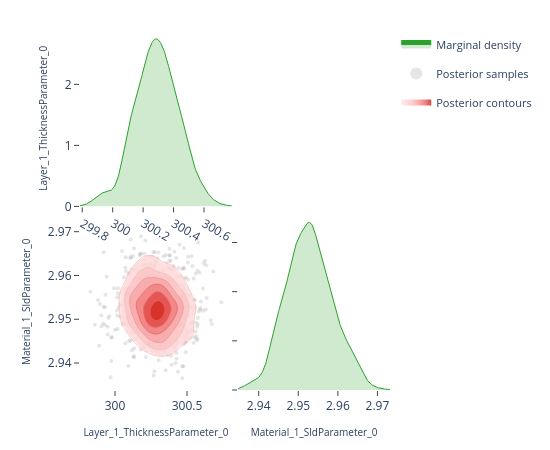

Notebook code for this chart:
### Code cell
# ---- Pairwise focus: thickness vs SLD ---------------------------------------
# A 2-parameter corner plot zooms in on the joint posterior for a specific
# pair.  This is the same view the EasyReflectometryApp's "2D Heatmap"
# sub-tab uses to inspect parameter degeneracies.


params_of_interest = ['Layer_1_ThicknessParameter_0', 'Material_1_SldParameter_0']
idx = [posterior.param_names.index(p) for p in params_of_interest]
subset_draws = np.asarray(posterior.draws)[:, idx]

fig = plot_corner(subset_draws, params_of_interest)
fig.show()

### Figure 1 — Plotly figure (JSON) as saved in the notebook; plotly's stock layout.template omitted (floating-point values rounded to 4 significant figures; data arrays with more than 128 entries replaced by an {"elided": "..."} marker saying what was removed)
{"data": [{"fill": "tozeroy", "fillcolor": "rgba(44, 160, 44, 0.22)", "hoverinfo": "skip", "legendgroup": "marginal", "line": {"color": "rgb(44, 160, 44)", "width": 1}, "mode": "lines", "name": "Marginal density", "showlegend": true, "type": "scatter", "x": {"elided": "256 float values"}, "xaxis": "x", "y": {"elided": "256 float values"}, "yaxis": "y"}, {"hoverinfo": "skip", "legendgroup": "scatter", "marker": {"color": "rgba(140, 140, 140, 0.22)", "size": 4}, "mode": "markers", "name": "Posterior samples", "showlegend": true, "type": "scatter", "x": {"elided": "800 float values"}, "xaxis": "x3", "y": {"elided": "800 float values"}, "yaxis": "y3", "zorder": 0}, {"colorscale": [[0.0, "rgba(255, 224, 224, 0.62)"], [0.35, "rgba(250, 188, 188, 0.70)"], [0.6, "rgba(245, 148, 148, 0.78)"], [0.82, "rgba(237, 104, 104, 0.84)"], [1.0, "rgba(215, 48, 39, 0.90)"]], "connectgaps": false, "contours": {"coloring": "fill", "end": 166.4, "showlabels": false, "showlines": false, "size": 26.28, "start": 35.04}, "hoverinfo": "skip", "legendgroup": "contour", "name": "Posterior contours", "showlegend": true, "showscale": false, "type": "contour", "x": [299.8, 299.8, 299.8, 299.8, 299.8, 299.8, 299.9, 299.9, 299.9, 299.9, 299.9, 299.9, 299.9, 299.9, 300.0, 300.0, 300.0, 300.0, 300.0, 300.0, 300.0, 300.1, 300.1, 300.1, 300.1, 300.1, 300.1, 300.1, 300.1, 300.2, 300.2, 300.2, 300.2, 300.2, 300.2, 300.2, 300.2, 300.3, 300.3, 300.3, 300.3, 300.3, 300.3, 300.3, 300.3, 300.4, 300.4, 300.4, 300.4, 300.4, 300.4, 300.4, 300.4, 300.5, 300.5, 300.5, 300.5, 300.5, 300.5, 300.5, 300.5, 300.6, 300.6, 300.6, 300.6, 300.6, 300.6, 300.6, 300.6, 300.7, 300.7, 300.7, 300.7, 300.7, 300.7, 300.7, 300.7, 300.8, 300.8, 300.8], "xaxis": "x3", "y": [2.935, 2.935, 2.936, 2.936, 2.937, 2.937, 2.938, 2.938, 2.939, 2.939, 2.94, 2.94, 2.941, 2.941, 2.942, 2.942, 2.943, 2.943, 2.944, 2.944, 2.945, 2.945, 2.945, 2.946, 2.946, 2.947, 2.947, 2.948, 2.948, 2.949, 2.949, 2.95, 2.95, 2.951, 2.951, 2.952, 2.952, 2.953, 2.953, 2.954, 2.954, 2.955, 2.955, 2.956, 2.956, 2.957, 2.957, 2.958, 2.958, 2.959, 2.959, 2.96, 2.96, 2.961, 2.961, 2.962, 2.962, 2.962, 2.963, 2.963, 2.964, 2.964, 2.965, 2.965, 2.966, 2.966, 2.967, 2.967, 2.968, 2.968, 2.969, 2.969, 2.97, 2.97, 2.971, 2.971, 2.972, 2.972, 2.973, 2.973], "yaxis": "y3", "z": {"elided": "80x80 float values"}, "zmax": 166.4, "zmin": 35.04, "zorder": 1}, {"colorscale": [[0.0, "rgba(250, 188, 188, 0.94)"], [0.35, "rgba(250, 188, 188, 0.94)"], [0.35, "rgba(245, 148, 148, 0.95)"], [0.6, "rgba(245, 148, 148, 0.95)"], [0.6, "rgba(237, 104, 104, 0.96)"], [0.82, "rgba(237, 104, 104, 0.96)"], [0.82, "rgba(215, 48, 39, 0.98)"], [1.0, "rgba(215, 48, 39, 0.98)"]], "contours": {"coloring": "lines", "end": 166.4, "showlabels": false, "size": 26.28, "start": 35.04}, "hoverinfo": "skip", "legendgroup": "contour", "line": {"width": 0.9}, "showlegend": false, "showscale": false, "type": "contour", "x": [299.8, 299.8, 299.8, 299.8, 299.8, 299.8, 299.9, 299.9, 299.9, 299.9, 299.9, 299.9, 299.9, 299.9, 300.0, 300.0, 300.0, 300.0, 300.0, 300.0, 300.0, 300.1, 300.1, 300.1, 300.1, 300.1, 300.1, 300.1, 300.1, 300.2, 300.2, 300.2, 300.2, 300.2, 300.2, 300.2, 300.2, 300.3, 300.3, 300.3, 300.3, 300.3, 300.3, 300.3, 300.3, 300.4, 300.4, 300.4, 300.4, 300.4, 300.4, 300.4, 300.4, 300.5, 300.5, 300.5, 300.5, 300.5, 300.5, 300.5, 300.5, 300.6, 300.6, 300.6, 300.6, 300.6, 300.6, 300.6, 300.6, 300.7, 300.7, 300.7, 300.7, 300.7, 300.7, 300.7, 300.7, 300.8, 300.8, 300.8], "xaxis": "x3", "y": [2.935, 2.935, 2.936, 2.936, 2.937, 2.937, 2.938, 2.938, 2.939, 2.939, 2.94, 2.94, 2.941, 2.941, 2.942, 2.942, 2.943, 2.943, 2.944, 2.944, 2.945, 2.945, 2.945, 2.946, 2.946, 2.947, 2.947, 2.948, 2.948, 2.949, 2.949, 2.95, 2.95, 2.951, 2.951, 2.952, 2.952, 2.953, 2.953, 2.954, 2.954, 2.955, 2.955, 2.956, 2.956, 2.957, 2.957, 2.958, 2.958, 2.959, 2.959, 2.96, 2.96, 2.961, 2.961, 2.962, 2.962, 2.962, 2.963, 2.963, 2.964, 2.964, 2.965, 2.965, 2.966, 2.966, 2.967, 2.967, 2.968, 2.968, 2.969, 2.969, 2.97, 2.97, 2.971, 2.971, 2.972, 2.972, 2.973, 2.973], "yaxis": "y3", "z": {"elided": "80x80 float values"}, "zmax": 166.4, "zmin": 35.04, "zorder": 2}, {"fill": "tozeroy", "fillcolor": "rgba(44, 160, 44, 0.22)", "hoverinfo": "skip", "legendgroup": "marginal", "line": {"color": "rgb(44, 160, 44)", "width": 1}, "mode": "lines", "name": "Marginal density", "showlegend": false, "type": "scatter", "x": {"elided": "256 float values"}, "xaxis": "x4", "y": {"elided": "256 float values"}, "yaxis": "y4"}], "layout": {"height": 450, "legend": {"font": {"size": 11}, "itemsizing": "constant", "orientation": "v", "x": 1.02, "xanchor": "left", "y": 1.0, "yanchor": "top"}, "margin": {"b": 60, "l": 80, "r": 160, "t": 30}, "plot_bgcolor": "white", "showlegend": true, "width": 550, "xaxis": {"anchor": "y", "domain": [0.0, 0.49], "showgrid": false, "ticks": "outside", "zeroline": false}, "xaxis2": {"anchor": "y2", "domain": [0.51, 1.0], "showgrid": false, "ticks": "outside", "visible": false, "zeroline": false}, "xaxis3": {"anchor": "y3", "domain": [0.0, 0.49], "showgrid": false, "ticks": "outside", "title": {"font": {"size": 10}, "text": "Layer_1_ThicknessParameter_0"}, "zeroline": false}, "xaxis4": {"anchor": "y4", "domain": [0.51, 1.0], "showgrid": false, "ticks": "outside", "title": {"font": {"size": 10}, "text": "Material_1_SldParameter_0"}, "zeroline": false}, "yaxis": {"anchor": "x", "domain": [0.51, 1.0], "showgrid": false, "ticks": "outside", "title": {"font": {"size": 10}, "text": "Layer_1_ThicknessParameter_0"}, "zeroline": false}, "yaxis2": {"anchor": "x2", "domain": [0.51, 1.0], "showgrid": false, "ticks": "outside", "visible": false, "zeroline": false}, "yaxis3": {"anchor": "x3", "domain": [0.0, 0.49], "showgrid": false, "ticks": "outside", "title": {"font": {"size": 10}, "text": "Material_1_SldParameter_0"}, "zeroline": false}, "yaxis4": {"anchor": "x4", "domain": [0.0, 0.49], "showgrid": false, "showticklabels": false, "ticks": "outside", "zeroline": false}}}
